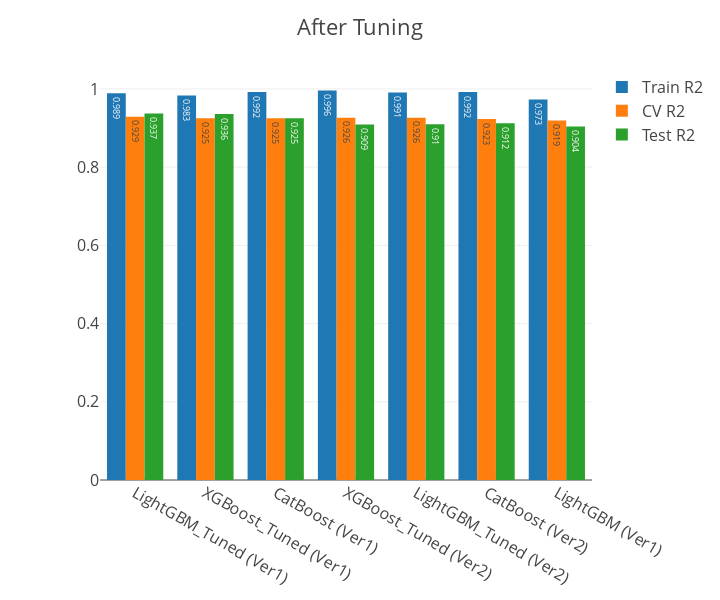

Notebook code cell kept with this figure:
### Code cell
fig = go.Figure()

fig.add_trace(go.Bar(
    x=best_after['Model'], y=best_after['Train R2'],
    text=best_after['Train R2'], textposition='auto',
    name='Train R2'
))
fig.add_trace(go.Bar(
    x=best_after['Model'], y=best_after['CV R2'],
    text=best_after['CV R2'], textposition='auto',
    name='CV R2'
))
fig.add_trace(go.Bar(
    x=best_after['Model'], y=best_after['Test R2'],
    text=best_after['Test R2'], textposition='auto',
    name='Test R2'
))
fig.update_layout(
    title='After Tuning',
    xaxis=None,
    yaxis=None,
    height=500*1.2,
    width=600*1.2,
    margin=dict(l=100, r=100, t=70, b=120),
    font_size=16,  
)
fig.show()

### Figure 1 — Plotly figure (JSON) as saved in the notebook; plotly's stock layout.template omitted (floating-point values rounded to 4 significant figures)
{"data": [{"name": "Train R2", "text": [0.989, 0.983, 0.992, 0.996, 0.991, 0.992, 0.973], "textposition": "auto", "type": "bar", "x": ["LightGBM_Tuned (Ver1)", "XGBoost_Tuned (Ver1)", "CatBoost (Ver1)", "XGBoost_Tuned (Ver2)", "LightGBM_Tuned (Ver2)", "CatBoost (Ver2)", "LightGBM (Ver1)"], "y": [0.989, 0.983, 0.992, 0.996, 0.991, 0.992, 0.973]}, {"name": "CV R2", "text": [0.929, 0.925, 0.925, 0.926, 0.926, 0.923, 0.919], "textposition": "auto", "type": "bar", "x": ["LightGBM_Tuned (Ver1)", "XGBoost_Tuned (Ver1)", "CatBoost (Ver1)", "XGBoost_Tuned (Ver2)", "LightGBM_Tuned (Ver2)", "CatBoost (Ver2)", "LightGBM (Ver1)"], "y": [0.929, 0.925, 0.925, 0.926, 0.926, 0.923, 0.919]}, {"name": "Test R2", "text": [0.937, 0.936, 0.925, 0.909, 0.91, 0.912, 0.904], "textposition": "auto", "type": "bar", "x": ["LightGBM_Tuned (Ver1)", "XGBoost_Tuned (Ver1)", "CatBoost (Ver1)", "XGBoost_Tuned (Ver2)", "LightGBM_Tuned (Ver2)", "CatBoost (Ver2)", "LightGBM (Ver1)"], "y": [0.937, 0.936, 0.925, 0.909, 0.91, 0.912, 0.904]}], "layout": {"font": {"size": 16}, "height": 600, "margin": {"b": 120, "l": 100, "r": 100, "t": 70}, "title": {"text": "After Tuning"}, "width": 720, "xaxis": {}, "yaxis": {}}}
